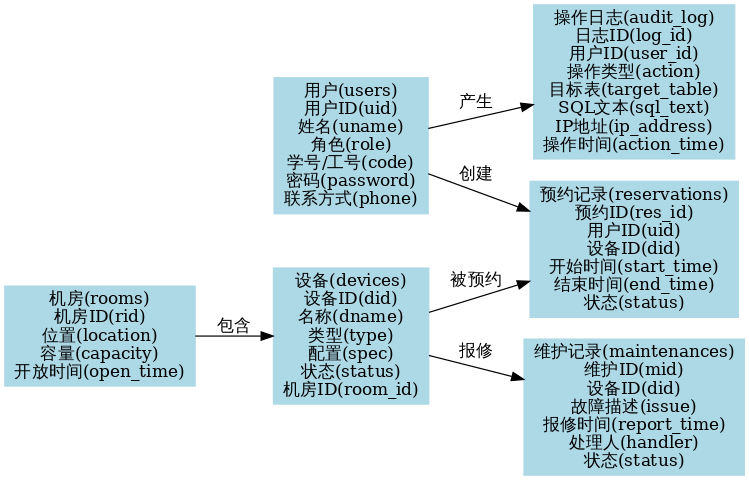

Write the Python code that produced this figure.
#!/usr/bin/env python3
from graphviz import Digraph

# 创建ER图
er = Digraph('ER', filename='er_diagram', format='png')
er.attr(rankdir='LR', size='8,5')

# 设置节点样式
er.attr('node', shape='box', style='filled', color='lightblue')

# 添加实体
er.node('users', '用户(users)\n用户ID(uid)\n姓名(uname)\n角色(role)\n学号/工号(code)\n密码(password)\n联系方式(phone)')
er.node('devices', '设备(devices)\n设备ID(did)\n名称(dname)\n类型(type)\n配置(spec)\n状态(status)\n机房ID(room_id)')
er.node('rooms', '机房(rooms)\n机房ID(rid)\n位置(location)\n容量(capacity)\n开放时间(open_time)')
er.node('reservations', '预约记录(reservations)\n预约ID(res_id)\n用户ID(uid)\n设备ID(did)\n开始时间(start_time)\n结束时间(end_time)\n状态(status)')
er.node('maintenances', '维护记录(maintenances)\n维护ID(mid)\n设备ID(did)\n故障描述(issue)\n报修时间(report_time)\n处理人(handler)\n状态(status)')
er.node('audit_log', '操作日志(audit_log)\n日志ID(log_id)\n用户ID(user_id)\n操作类型(action)\n目标表(target_table)\nSQL文本(sql_text)\nIP地址(ip_address)\n操作时间(action_time)')

# 添加关系
er.edge('users', 'reservations', label='创建')
er.edge('devices', 'reservations', label='被预约')
er.edge('rooms', 'devices', label='包含')
er.edge('devices', 'maintenances', label='报修')
er.edge('users', 'audit_log', label='产生')

# 保存图像
er.render(cleanup=True)
print("ER图已生成: er_diagram.png")
